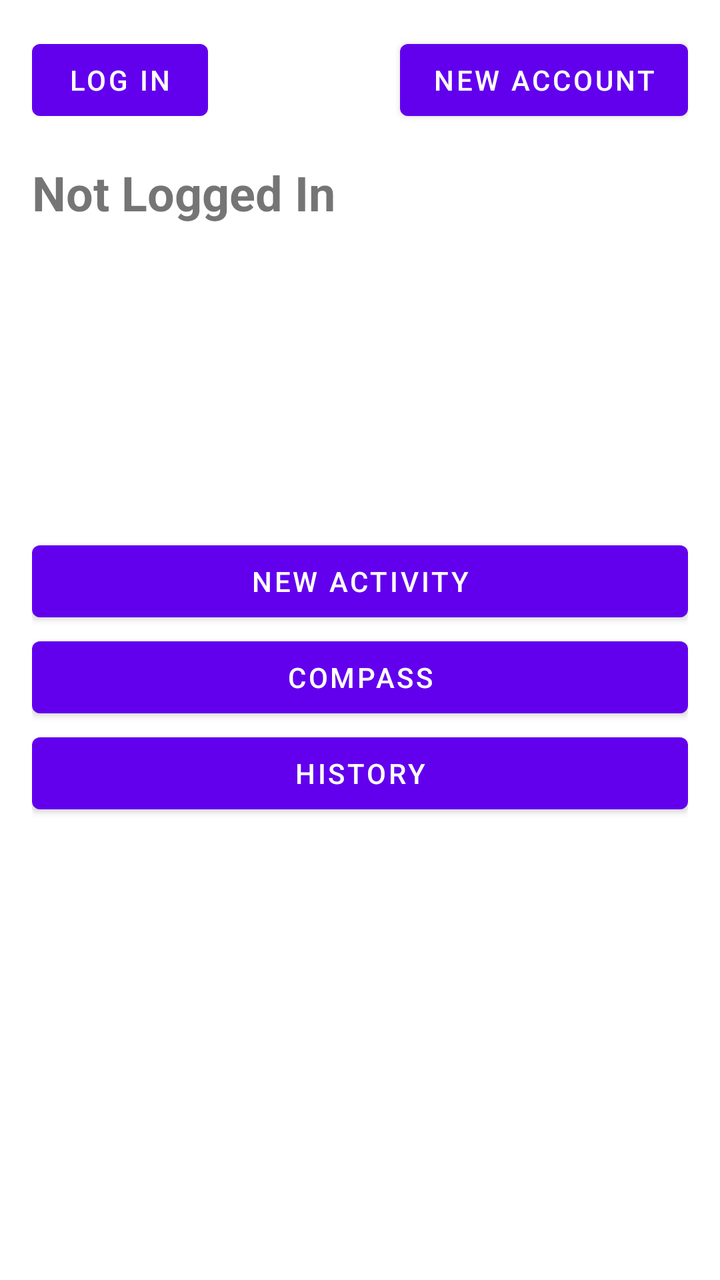
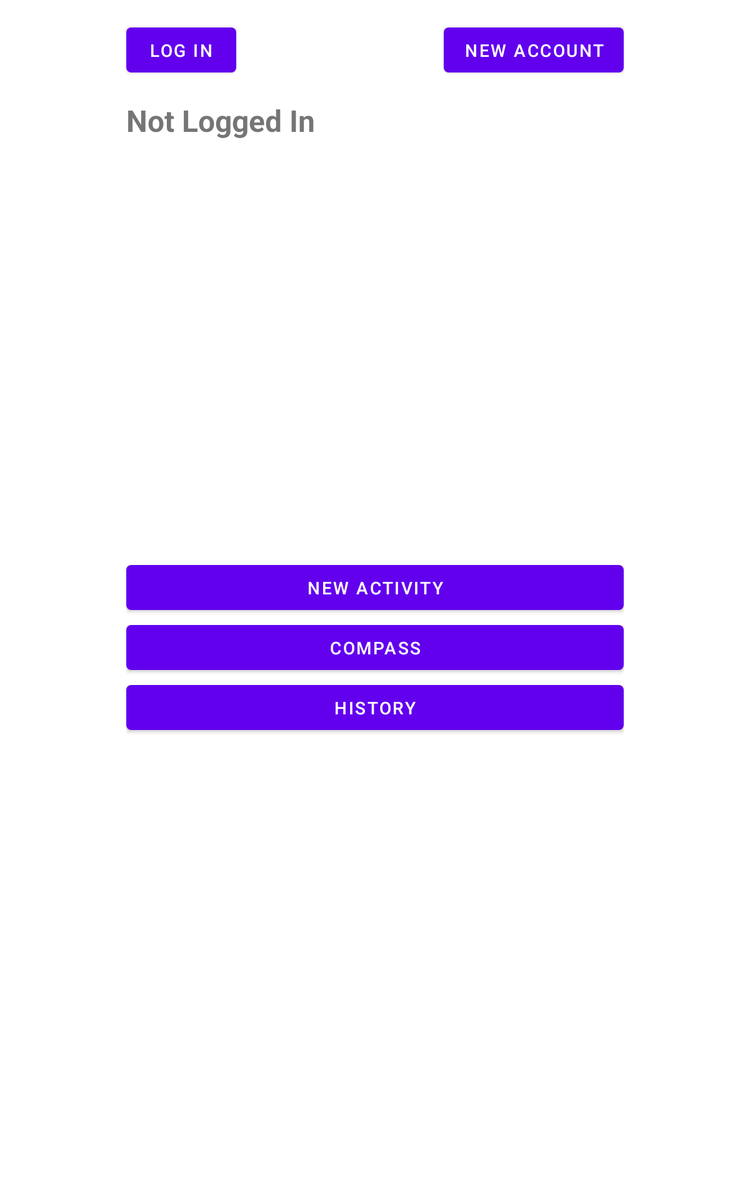

One screen, two layout resources from the same app: the default and the repository's alternative for another configuration. Each is rendered where Android would select it; the XML of both is given below.
<!-- AndroidManifest.xml: application theme Theme.SportMap -->
<!-- res/layout/activity_main.xml -->
<?xml version="1.0" encoding="utf-8"?>
<androidx.constraintlayout.widget.ConstraintLayout xmlns:android="http://schemas.android.com/apk/res/android"
    xmlns:app="http://schemas.android.com/apk/res-auto"
    xmlns:tools="http://schemas.android.com/tools"
    android:layout_width="match_parent"
    android:layout_height="match_parent"
    android:padding="16dp"
    tools:context=".MainActivity">

    <androidx.constraintlayout.widget.ConstraintLayout
        android:id="@+id/constraintLayout2"
        android:layout_width="match_parent"
        android:layout_height="wrap_content"
        app:layout_constraintEnd_toEndOf="parent"
        app:layout_constraintStart_toStartOf="parent"
        app:layout_constraintTop_toTopOf="parent">

        <Button
            android:id="@+id/buttonLogInOut"
            android:layout_width="wrap_content"
            android:layout_height="wrap_content"
            android:onClick="buttonLogInOutOnClick"
            android:text="@string/log_in"
            app:layout_constraintStart_toStartOf="parent"
            app:layout_constraintTop_toTopOf="parent" />

        <Button
            android:id="@+id/buttonNewAccount"
            android:layout_width="wrap_content"
            android:layout_height="wrap_content"
            android:onClick="buttonNewAccountOnClick"
            android:text="@string/new_account"
            app:layout_constraintEnd_toEndOf="parent"
            app:layout_constraintTop_toTopOf="parent" />

        <TextView
            android:id="@+id/textViewWelcome"
            android:layout_width="wrap_content"
            android:layout_height="wrap_content"
            android:layout_marginTop="16dp"
            android:text="@string/not_logged_in"
            android:textSize="24sp"
            android:textStyle="bold"
            app:layout_constraintStart_toStartOf="parent"
            app:layout_constraintTop_toBottomOf="@+id/buttonLogInOut" />

    </androidx.constraintlayout.widget.ConstraintLayout>

    <androidx.constraintlayout.widget.ConstraintLayout
        android:id="@+id/constraintLayout"
        android:layout_width="0dp"
        android:layout_height="wrap_content"
        app:layout_constraintBottom_toBottomOf="parent"
        app:layout_constraintEnd_toEndOf="parent"
        app:layout_constraintStart_toStartOf="parent"
        app:layout_constraintTop_toBottomOf="@+id/constraintLayout2"
        app:layout_constraintVertical_bias="0.42000002">

        <Button
            android:id="@+id/buttonNewActivity"
            android:layout_width="0dp"
            android:layout_height="wrap_content"
            android:onClick="buttonNewActivityOnCLick"
            android:text="@string/new_activity"
            app:layout_constraintBottom_toTopOf="@+id/button2"
            app:layout_constraintEnd_toEndOf="parent"
            app:layout_constraintHorizontal_bias="0.5"
            app:layout_constraintStart_toStartOf="parent"
            app:layout_constraintTop_toTopOf="parent"
            app:layout_constraintVertical_chainStyle="packed" />

        <Button
            android:id="@+id/button2"
            android:layout_width="0dp"
            android:layout_height="wrap_content"
            android:onClick="buttonCompassOnClick"
            android:text="@string/compass"
            app:layout_constraintBottom_toTopOf="@+id/button3"
            app:layout_constraintEnd_toEndOf="parent"
            app:layout_constraintHorizontal_bias="0.5"
            app:layout_constraintStart_toStartOf="parent"
            app:layout_constraintTop_toBottomOf="@+id/buttonNewActivity" />

        <Button
            android:id="@+id/button3"
            android:layout_width="0dp"
            android:layout_height="wrap_content"
            android:onClick="buttonHistoryOnClick"
            android:text="@string/history"
            app:layout_constraintEnd_toEndOf="parent"
            app:layout_constraintHorizontal_bias="0.5"
            app:layout_constraintStart_toStartOf="parent"
            app:layout_constraintTop_toBottomOf="@+id/button2" />

    </androidx.constraintlayout.widget.ConstraintLayout>

</androidx.constraintlayout.widget.ConstraintLayout>
<!-- resources referenced by this layout -->
<resources>
  <string name="compass">Compass</string>
  <string name="history">History</string>
  <string name="log_in">Log In</string>
  <string name="new_account">New Account</string>
  <string name="new_activity">New Activity</string>
  <string name="not_logged_in">Not Logged In</string>
  <style name="Theme.SportMap" parent="Theme.MaterialComponents.DayNight.DarkActionBar">
          
          <item name="colorPrimary">@color/purple_500</item>
          <item name="colorPrimaryVariant">@color/purple_700</item>
          <item name="colorOnPrimary">@color/white</item>
          
          <item name="colorSecondary">@color/teal_200</item>
          <item name="colorSecondaryVariant">@color/teal_700</item>
          <item name="colorOnSecondary">@color/black</item>
          
          <item name="android:statusBarColor" tools:targetApi="l">?attr/colorPrimaryVariant</item>
          
      </style>
</resources>
<!-- res/layout-sw600dp/activity_main.xml (the repository's variant of the layout above) -->
<!-- drawn on a 7-inch tablet held upright -->
<?xml version="1.0" encoding="utf-8"?>
<androidx.constraintlayout.widget.ConstraintLayout xmlns:android="http://schemas.android.com/apk/res/android"
    xmlns:app="http://schemas.android.com/apk/res-auto"
    xmlns:tools="http://schemas.android.com/tools"
    android:layout_width="match_parent"
    android:layout_height="match_parent"
    android:padding="16dp"
    tools:context=".MainActivity">

    <androidx.constraintlayout.widget.ConstraintLayout
        android:id="@+id/constraintLayout2"
        android:layout_width="0dp"
        android:layout_height="174dp"
        app:layout_constraintEnd_toStartOf="@+id/guideline3"
        app:layout_constraintStart_toStartOf="@+id/guideline2"
        app:layout_constraintTop_toTopOf="parent">

        <Button
            android:id="@+id/buttonLogInOut"
            android:layout_width="wrap_content"
            android:layout_height="wrap_content"
            android:onClick="buttonLogInOutOnClick"
            android:text="@string/log_in"
            app:layout_constraintStart_toStartOf="parent"
            app:layout_constraintTop_toTopOf="parent" />

        <Button
            android:id="@+id/buttonNewAccount"
            android:layout_width="wrap_content"
            android:layout_height="wrap_content"
            android:onClick="buttonNewAccountOnClick"
            android:text="@string/new_account"
            app:layout_constraintEnd_toEndOf="parent"
            app:layout_constraintTop_toTopOf="parent" />

        <TextView
            android:id="@+id/textViewWelcome"
            android:layout_width="wrap_content"
            android:layout_height="wrap_content"
            android:layout_marginTop="16dp"
            android:text="@string/not_logged_in"
            android:textSize="24sp"
            android:textStyle="bold"
            app:layout_constraintStart_toStartOf="parent"
            app:layout_constraintTop_toBottomOf="@+id/buttonLogInOut" />

    </androidx.constraintlayout.widget.ConstraintLayout>

    <androidx.constraintlayout.widget.ConstraintLayout
        android:id="@+id/constraintLayout"
        android:layout_width="0dp"
        android:layout_height="wrap_content"
        app:layout_constraintBottom_toBottomOf="parent"
        app:layout_constraintEnd_toStartOf="@+id/guideline3"
        app:layout_constraintStart_toStartOf="@+id/guideline2"
        app:layout_constraintTop_toBottomOf="@+id/constraintLayout2"
        app:layout_constraintVertical_bias="0.42000002">

        <Button
            android:id="@+id/buttonNewActivity"
            android:layout_width="0dp"
            android:layout_height="wrap_content"
            android:onClick="buttonNewActivityOnCLick"
            android:text="@string/new_activity"
            app:layout_constraintBottom_toTopOf="@+id/button2"
            app:layout_constraintEnd_toEndOf="parent"
            app:layout_constraintHorizontal_bias="0.5"
            app:layout_constraintStart_toStartOf="parent"
            app:layout_constraintTop_toTopOf="parent"
            app:layout_constraintVertical_chainStyle="packed" />

        <Button
            android:id="@+id/button2"
            android:layout_width="0dp"
            android:layout_height="wrap_content"
            android:onClick="buttonCompassOnClick"
            android:text="@string/compass"
            app:layout_constraintBottom_toTopOf="@+id/button3"
            app:layout_constraintEnd_toEndOf="parent"
            app:layout_constraintHorizontal_bias="0.5"
            app:layout_constraintStart_toStartOf="parent"
            app:layout_constraintTop_toBottomOf="@+id/buttonNewActivity" />

        <Button
            android:id="@+id/button3"
            android:layout_width="0dp"
            android:layout_height="wrap_content"
            android:text="@string/history"
            app:layout_constraintEnd_toEndOf="parent"
            app:layout_constraintHorizontal_bias="0.5"
            app:layout_constraintStart_toStartOf="parent"
            app:layout_constraintTop_toBottomOf="@+id/button2" />

    </androidx.constraintlayout.widget.ConstraintLayout>

    <androidx.constraintlayout.widget.Guideline
        android:id="@+id/guideline2"
        android:layout_width="wrap_content"
        android:layout_height="wrap_content"
        android:orientation="vertical"
        app:layout_constraintGuide_percent="0.15" />

    <androidx.constraintlayout.widget.Guideline
        android:id="@+id/guideline3"
        android:layout_width="wrap_content"
        android:layout_height="wrap_content"
        android:orientation="vertical"
        app:layout_constraintGuide_percent="0.85" />
</androidx.constraintlayout.widget.ConstraintLayout>
